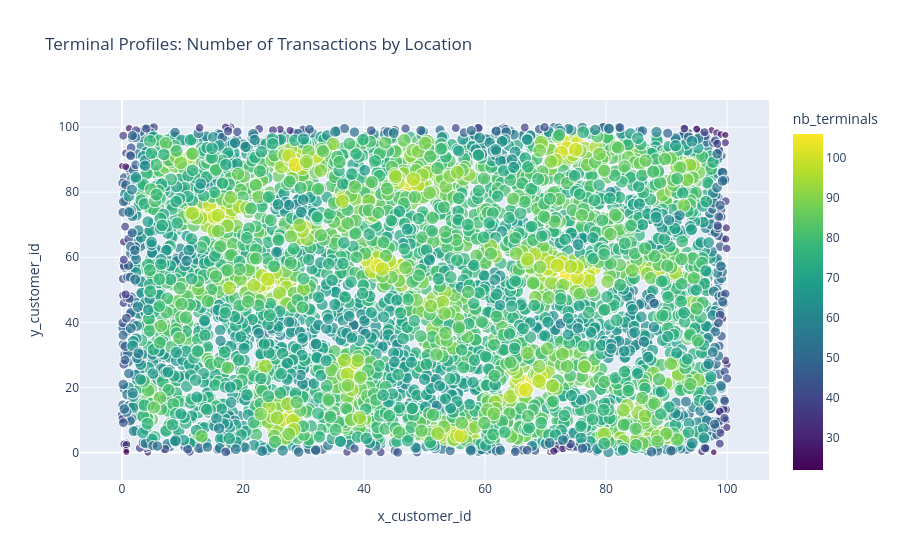

Source (notebook cell):
### Code cell
#draw highest np_terminals vs x,y location using plotly
import plotly.express as px
fig = px.scatter(customer_profiles, x='x_customer_id', y='y_customer_id', size='nb_terminals', color='nb_terminals',
                 title='Terminal Profiles: Number of Transactions by Location',
                 labels={'x': 'X Coordinate', 'y': 'Y Coordinate', 'nb_tx': 'Number of Transactions'},
                 size_max=15, color_continuous_scale='Viridis')
fig.show()

### Figure 1 — Plotly figure (JSON) as saved in the notebook; plotly's stock layout.template omitted (floating-point values rounded to 4 significant figures; data arrays with more than 128 entries replaced by an {"elided": "..."} marker saying what was removed)
{"data": [{"hovertemplate": "x_customer_id=%{x}<br>y_customer_id=%{y}<br>nb_terminals=%{marker.color}<extra></extra>", "legendgroup": "", "marker": {"color": {"elided": "5000 int values"}, "coloraxis": "coloraxis", "size": {"elided": "5000 int values"}, "sizemode": "area", "sizeref": 0.4711, "symbol": "circle"}, "mode": "markers", "name": "", "showlegend": false, "type": "scattergl", "x": {"elided": "5000 float values"}, "xaxis": "x", "y": {"elided": "5000 float values"}, "yaxis": "y"}], "layout": {"coloraxis": {"colorbar": {"title": {"text": "nb_terminals"}}, "colorscale": [[0, "#440154"], [0.1111, "#482878"], [0.2222, "#3e4989"], [0.3333, "#31688e"], [0.4444, "#26828e"], [0.5556, "#1f9e89"], [0.6667, "#35b779"], [0.7778, "#6ece58"], [0.8889, "#b5de2b"], [1, "#fde725"]]}, "legend": {"itemsizing": "constant", "tracegroupgap": 0}, "title": {"text": "Terminal Profiles: Number of Transactions by Location"}, "xaxis": {"anchor": "y", "domain": [0, 1], "title": {"text": "x_customer_id"}}, "yaxis": {"anchor": "x", "domain": [0, 1], "title": {"text": "y_customer_id"}}}}
